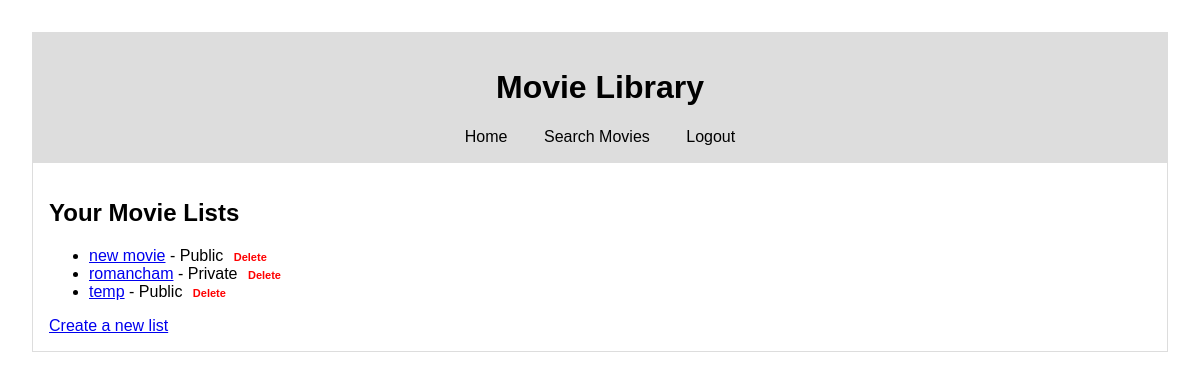
The app's page / (signed in), older data.
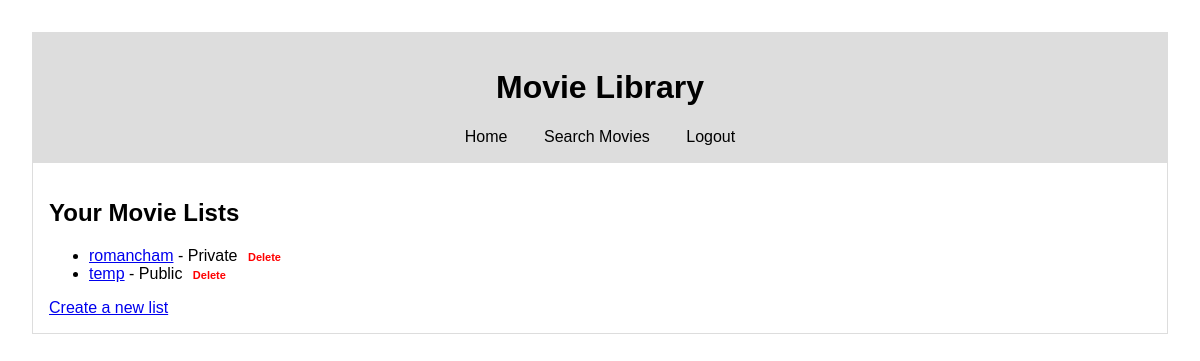
The same page, newer data.
### movies/models.py (models this page shows, shortened)
class MovieList(models.Model):
    user = models.ForeignKey(User, on_delete=models.CASCADE)
    name = models.CharField(max_length=255)
    is_public = models.BooleanField(default=False)
    movies = models.ManyToManyField(Movie)

### movies/views.py (the view)
# urls.py: 2. Add a URL to urlpatterns:  path('', views.home, name='home')
@login_required
def home(request):
    movie_lists = MovieList.objects.filter(user=request.user)
    return render(request, 'movie/home.html', {'movie_lists': movie_lists})

### movies/templates/movie/home.html (shortened to what this page needs)
    {% extends 'base_generic.html' %}
    {% block content %}
    <h2>Your Movie Lists</h2>
    <ul>
        {% for list in movie_lists %}
        <li>
            <a href="{% url 'view_list' list.id %}">{{ list.name }}</a> -
            {% if list.is_public %}Public{% else %}Private{% endif %}
            <form action="{% url 'list_delete' list.id %}" method="post" style="display: inline;">
                <button type="submit" class="delete-button" onclick="return confirm('Are you sure you want to delete this list?');">Delete</button>
            </form>
        </li>
        {% endfor %}
    </ul>
    <a href="{% url 'create_list' %}">Create a new list</a>
    {% endblock %}

### movies/templates/base_generic.html (shortened to what this page needs)
<!DOCTYPE html>
<html>
<head>
    <link rel="stylesheet" type="text/css" href="styles.css">
</head>
<body>
    <header>
        <div class="container">
            <h1>Movie Library</h1>
            <nav>
                <a class="nav-link" href="{% url 'home' %}">Home</a>
                <a class="nav-link" href="{% url 'search' %}">Search Movies</a>
                <a class="nav-link" href="{% url 'account_logout' %}">Logout</a>
            </nav>
        </div>
    </header>
    <main class="container my-4">
        {% block content %}
        {% endblock %}
    </main>
</body>
</html>

### movies/templates/styles.css (style rules this page uses)
body { font-family: sans-serif; margin: 2rem; }
header { background-color: #ddd; padding: 1rem; }
header h1 { text-align: center; }
header nav { text-align: center; }
header nav a { text-decoration: none; color: black; margin: 1rem; }
main { border: 1px solid #ddd; padding: 1rem; }

### movies/templates/movie/home.html (style rules this page uses)
.delete-button { color: red; background: none; border: none; cursor: pointer; font-size: 11px; font-weight: bold; }

Row changes from the older to the newer data that the page shows:
removed MovieList: name "new movie", is_public "Public"
